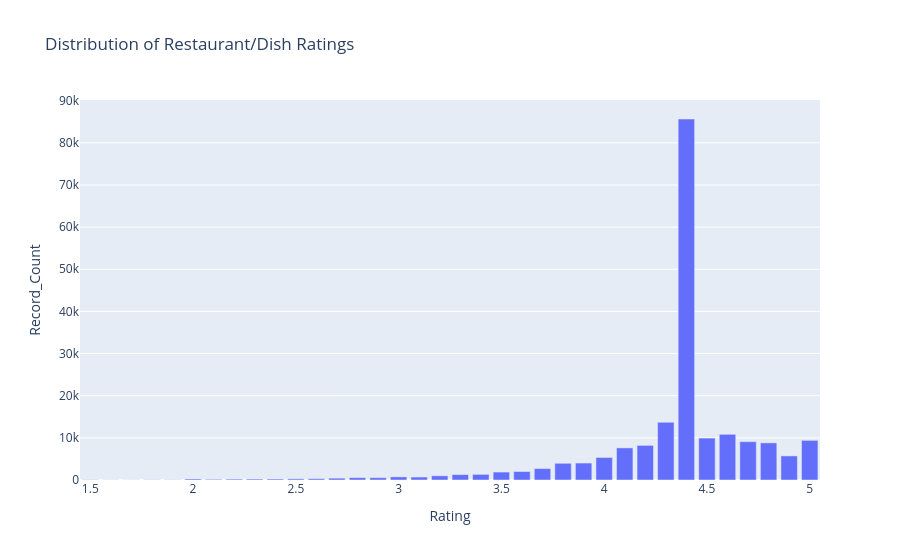

Source (notebook cell):
### Markdown cell above
### 9.1 Rating distribution

### Code cell
# Count how many records have each rating value.
rating_counts = (
    df["Rating"]
      .value_counts()
      .sort_index()
      .reset_index()
)
rating_counts.columns = ["Rating", "Record_Count"]

display(rating_counts)

# Plot the rating distribution.
fig = px.bar(
    rating_counts,
    x="Rating",
    y="Record_Count",
    title="Distribution of Restaurant/Dish Ratings"
)
fig.show()

### Figure 1 — Plotly figure (JSON) as saved in the notebook; plotly's stock layout.template omitted (floating-point values rounded to 4 significant figures)
{"data": [{"hovertemplate": "Rating=%{x}<br>Record_Count=%{y}<extra></extra>", "legendgroup": "", "marker": {"color": "#636efa", "pattern": {"shape": ""}}, "name": "", "orientation": "v", "showlegend": false, "textposition": "auto", "type": "bar", "x": [1.5, 1.6, 1.7, 1.8, 1.9, 2.0, 2.1, 2.2, 2.3, 2.4, 2.5, 2.6, 2.7, 2.8, 2.9, 3.0, 3.1, 3.2, 3.3, 3.4, 3.5, 3.6, 3.7, 3.8, 3.9, 4.0, 4.1, 4.2, 4.3, 4.4, 4.5, 4.6, 4.7, 4.8, 4.9, 5.0], "xaxis": "x", "y": [64, 30, 25, 55, 50, 247, 161, 209, 227, 234, 283, 316, 436, 552, 549, 740, 701, 996, 1279, 1340, 1884, 2011, 2711, 3966, 4022, 5347, 7620, 8215, 13698, 85656, 9947, 10841, 9090, 8809, 5716, 9403], "yaxis": "y"}], "layout": {"barmode": "relative", "legend": {"tracegroupgap": 0}, "title": {"text": "Distribution of Restaurant/Dish Ratings"}, "xaxis": {"anchor": "y", "domain": [0, 1], "title": {"text": "Rating"}}, "yaxis": {"anchor": "x", "domain": [0, 1], "title": {"text": "Record_Count"}}}}
